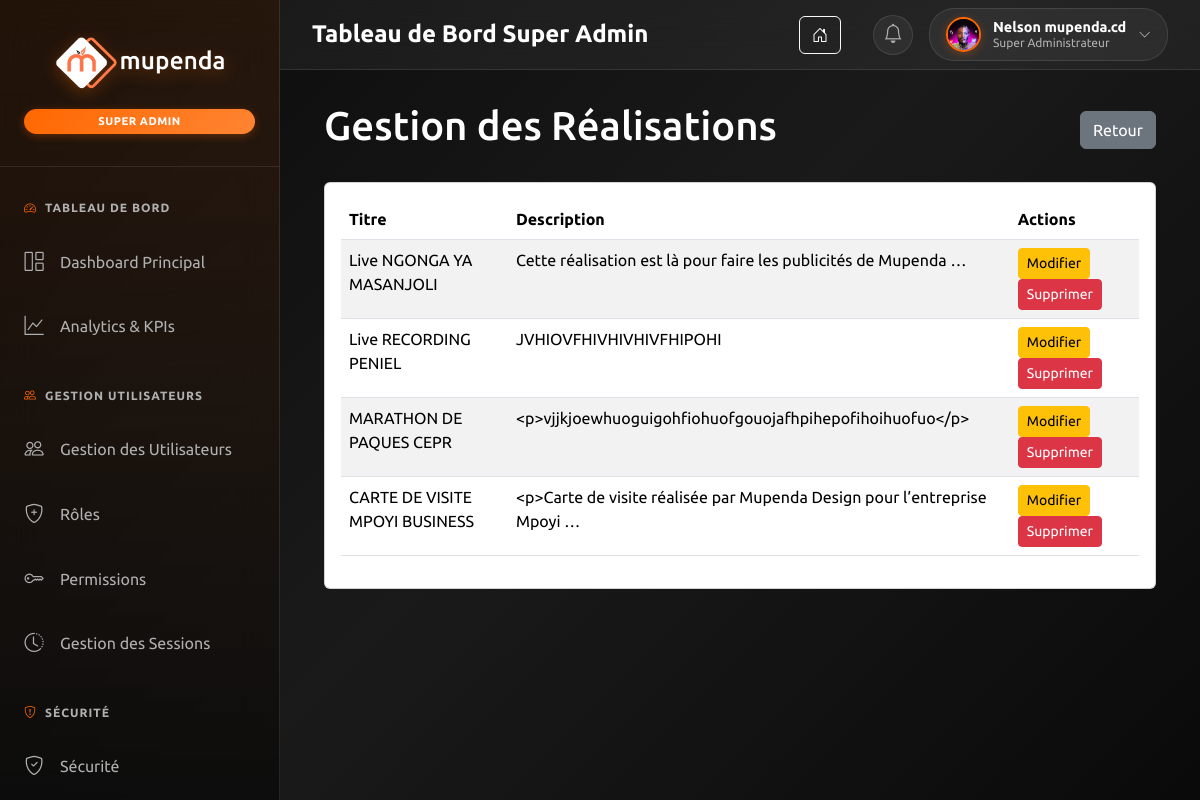
The page /dashboard/super-admin/realisations/ (signed in) on the database its author committed.
### MupendaApp/models.py (models this page shows, shortened)
class CustomUser(AbstractUser):
    is_administrateur = models.BooleanField(default=False)
    is_utilisateur = models.BooleanField(default=True)
    photo_profil = models.ImageField(upload_to="static/images", blank=True, null=True)
    telephone = models.CharField(max_length=20, blank=True, null=True)
    date_embauche = models.DateField(blank=True, null=True)
    est_actif = models.BooleanField(default=True)
    derniere_connexion = models.DateTimeField(blank=True, null=True)
    tentative_echec = models.IntegerField(default=0)
    bloque_jusqua = models.DateTimeField(blank=True, null=True)
    pref_email_notifications = models.BooleanField(default=True, verbose_name="Notifications par email")
    pref_dark_mode = models.BooleanField(default=False, verbose_name="Mode sombre")
    def is_super_admin(self):
        return self.user_roles.filter(
            role__nom='SUPER_ADMIN',
            est_actif=True
        ).exists()

class Realisation(models.Model):
    titre = models.CharField(max_length=255, unique=True)
    slug = models.SlugField(max_length=255, unique=True, null=True)
    description = CKEditor5Field(null=True)
    image = models.ImageField(upload_to="static/images", blank=True, null=True)
    auteur = models.ForeignKey(
        settings.AUTH_USER_MODEL,
        on_delete=models.CASCADE,
        related_name='realisation',
        null=True
    )
    category = models.ForeignKey(Category, on_delete=models.CASCADE, null=True)
    status = models.IntegerField(choices=STATUS, default=0)
    created_on = models.DateTimeField(auto_now_add=True, null=True)
    update_on = models.DateTimeField(auto_now=True)

### MupendaApp/views.py (the view, shortened to what this page needs)
# urls.py: path('dashboard/super-admin/realisations/', views.AdminRealisation, name="AdminRealisation"),
def AdminRealisation(request):
    if not request.user.is_authenticated:
        return redirect('connexion')
    if not _require_roles(request, {'ADMINISTRATEUR', 'SUPER_ADMIN'}):
        return _forbidden(request)
    afficherRealisation = Realisation.objects.all()
    return render(request, 'dashboard/super_admin/realisation.html', {'afficherRealisation':afficherRealisation})

### MupendaApp/context_processors.py (called while the page is built)
def site_contact(request):
    try:
        contact = SiteContact.objects.filter(est_actif=True).first()
    except:
        contact = None
    return {
        'site_contact': contact
    }

### MupendaApp/views.py (called while the page is built)
def _require_roles(request, allowed_roles):
    if request.user.is_super_admin():
        return True
    active_role = _get_active_role_from_session(request) or request.user.get_primary_role()
    return active_role in set(allowed_roles)

### MupendaApp/templates/dashboard/super_admin/realisation.html (shortened to what this page needs)
{% extends 'dashboard/base_super_admin.html' %}
{% load static %}
{% block content %}
<div class="container-fluid">
    <div class="d-flex justify-content-between align-items-center mb-4">
        <h1>Gestion des Réalisations</h1>
        <a href="{% url 'dashboard' %}" class="btn btn-secondary">Retour</a>
    </div>
    <div class="card">
        <div class="card-body">
            <div class="table-responsive">
                <table class="table table-striped">
                    <thead>
                        <tr>
                            <th>Titre</th>
                            <th>Description</th>
                            <th>Actions</th>
                        </tr>
                    </thead>
                    <tbody>
                        {% for realisation in afficherRealisation %}
                        <tr>
                            <td>{{ realisation.titre|default:"-" }}</td>
                            <td>{{ realisation.description|truncatewords:10|default:"-" }}</td>
                            <td>
                                <a href="{% url 'edit_realisation' realisation.id %}" class="btn btn-sm btn-warning">Modifier</a>
                                <a href="{% url 'delete_realisation' realisation.id %}" class="btn btn-sm btn-danger">Supprimer</a>
                            </td>
                        </tr>
                        {% empty %}
                        <tr>
                            <td colspan="3" class="text-center">Aucune réalisation</td>
                        </tr>
                        {% endfor %}
                    </tbody>
                </table>
            </div>
        </div>
    </div>
</div>
{% endblock %}

### MupendaApp/templates/dashboard/base_super_admin.html (shortened to what this page needs)
{% load static %}
<!DOCTYPE html>
<html lang="fr">
<head>
    <link href="https://cdn.jsdelivr.net/npm/bootstrap@5.3.3/dist/css/bootstrap.min.css" rel="stylesheet">
    <link rel="stylesheet" href="https://cdn.jsdelivr.net/npm/bootstrap-icons@1.13.1/font/bootstrap-icons.min.css">
</head>
<body>
    <div class="dashboard-container">
        <aside class="sidebar" id="sidebar">
            <div class="sidebar-header">
                <img src="{% static 'images/White Mupenda Company.png' %}" alt="Mupenda Company" class="sidebar-logo">
                <div class="super-admin-badge">Super Admin</div>
            </div>
            <nav>
                <div class="menu-section">
                    <div class="menu-section-title">
                        <i class="bi bi-speedometer2"></i>
                        Tableau de Bord
                    </div>
                    <ul class="sidebar-menu">
                        <li class="sidebar-menu-item">
                            <a href="{% url 'super_admin_dashboard' %}" class="sidebar-menu-link {% if request.resolver_match.url_name == 'super_admin_dashboard' %}active{% endif %}">
                                <i class="bi bi-grid-1x2 sidebar-menu-icon"></i>
                                Dashboard Principal
                            </a>
                        </li>
                        <li class="sidebar-menu-item">
                            <a href="{% url 'analytics_center' %}" class="sidebar-menu-link {% if request.resolver_match.url_name == 'analytics_center' %}active{% endif %}">
                                <i class="bi bi-graph-up sidebar-menu-icon"></i>
                                Analytics & KPIs
                            </a>
                        </li>
                    </ul>
                </div>
                <div class="menu-section">
                    <div class="menu-section-title">
                        <i class="bi bi-people"></i>
                        Gestion Utilisateurs
                    </div>
                    <ul class="sidebar-menu">
                        <li class="sidebar-menu-item">
                            <a href="{% url 'super_admin_manage_users' %}" class="sidebar-menu-link {% if request.resolver_match.url_name == 'super_admin_manage_users' %}active{% endif %}">
                                <i class="bi bi-people sidebar-menu-icon"></i>
                                Gestion des Utilisateurs
                            </a>
                        </li>
                        <li class="sidebar-menu-item">
                            <a href="{% url 'super_admin_manage_roles' %}" class="sidebar-menu-link {% if request.resolver_match.url_name == 'super_admin_manage_roles' %}active{% endif %}">
                                <i class="bi bi-shield-plus sidebar-menu-icon"></i>
                                Rôles
                            </a>
                        </li>
                        <li class="sidebar-menu-item">
                            <a href="{% url 'super_admin_manage_permissions' %}" class="sidebar-menu-link {% if request.resolver_match.url_name == 'super_admin_manage_permissions' %}active{% endif %}">
                                <i class="bi bi-key sidebar-menu-icon"></i>
                                Permissions
                            </a>
                        </li>
                        <li class="sidebar-menu-item">
                            <a href="{% url 'sessions_management' %}" class="sidebar-menu-link {% if request.resolver_match.url_name == 'sessions_management' %}active{% endif %}">
                                <i class="bi bi-clock-history sidebar-menu-icon"></i>
                                Gestion des Sessions
                            </a>
                        </li>
                    </ul>
                </div>
                <div class="menu-section">
                    <div class="menu-section-title">
                        <i class="bi bi-shield-exclamation"></i>
                        Sécurité
                    </div>
                    <ul class="sidebar-menu">
                        <li class="sidebar-menu-item">
                            <a href="{% url 'security_dashboard' %}" class="sidebar-menu-link {% if request.resolver_match.url_name == 'security_dashboard' %}active{% endif %}">
                                <i class="bi bi-shield-check sidebar-menu-icon"></i>
                                Sécurité
                            </a>
                        </li>
                    </ul>
                </div>
            </nav>
        </aside>
        <header class="top-header">
            <div class="top-header-left">
                {% block page_title %}
                <h1 class="page-title">Tableau de Bord Super Admin</h1>
                {% endblock %}
            </div>
            <div class="top-header-right">
                <a href="{% url 'index' %}" class="btn btn-outline-light me-3" title="Retour au site">
                    <i class="bi bi-house-door"></i>
                </a>
                <div class="notification-wrapper">
                    <button class="notification-btn" id="notificationBtn" onclick="toggleNotificationDropdown(event)">
                        <i class="bi bi-bell"></i>
                    </button>
                </div>
                <div class="top-profile-section">
                    <div class="top-profile" onclick="toggleTopProfileDropdown()">
                        <img src="{% if user.photo_profil %}{{ user.photo_profil.url }}{% else %}{% static 'images/default-avatar.png' %}{% endif %}" alt="User Avatar" class="top-avatar" id="topAvatar">
                        <div class="top-user-details">
                            <h4 class="top-user-name">{{ user.get_full_name|default:user.username }}</h4>
                            <p class="top-user-role">Super Administrateur</p>
                        </div>
                        <i class="bi bi-chevron-down top-chevron" id="topProfileDropdownIcon"></i>
                    </div>
                </div>
            </div>
        </header>
        <main class="main-content" style="margin-left: 280px; flex: 1; padding: 2rem;">
            {% block content %}
            {% endblock %}
        </main>
    </div>
</body>
</html>

### MupendaApp/templates/dashboard/base_super_admin.html (style rules this page uses)
:root { --primary-orange: #ff6700; --dark-bg: #0a0a0a; --glass-bg: rgba(255, 255, 255, 0.05); --glass-border: rgba(255, 255, 255, 0.1); --text-primary: #ffffff; --text-secondary: #b0b0b0; }
body { font-family: 'Ubuntu', sans-serif; background: linear-gradient(135deg, #0a0a0a 0%, #1a1a1a 50%, #0a0a0a 100%); min-height: 100vh; margin: 0; padding: 0; color: var(--text-primary); }
.dashboard-container { display: flex; min-height: 100vh; }
.sidebar { width: 280px; background: linear-gradient(180deg, rgba(255, 103, 0, 0.1) 0%, rgba(10, 10, 10, 0.8) 100%); backdrop-filter: blur(20px); border-right: 1px solid var(--glass-border); padding: 2rem 0; position: fixed; height: 100vh; overflow-y: auto; z-index: 1000; transition: all 0.3s ease; }
.sidebar-header { text-align: center; padding: 0 1.5rem 2rem; border-bottom: 1px solid var(--glass-border); margin-bottom: 2rem; }
.sidebar-logo { width: 180px; height: auto; margin-bottom: 1rem; filter: drop-shadow(0 4px 8px rgba(255, 103, 0, 0.3)); }
.sidebar-menu { list-style: none; padding: 0; margin: 0; }
.sidebar-menu-item { margin-bottom: 0.5rem; }
.sidebar-menu-link { display: flex; align-items: center; padding: 0.875rem 1.5rem; color: var(--text-secondary); text-decoration: none; border-radius: 0 25px 25px 0; transition: all 0.3s ease; position: relative; overflow: hidden; }
.sidebar-menu-link::before { content: ''; position: absolute; left: 0; top: 0; height: 100%; width: 3px; background: var(--primary-orange); transform: translateX(-100%); transition: transform 0.3s ease; }
.sidebar-menu-icon { font-size: 1.2rem; margin-right: 1rem; width: 20px; text-align: center; }
.top-header { position: fixed; top: 0; left: 280px; right: 0; height: 70px; background: var(--glass-bg); backdrop-filter: blur(20px); border-bottom: 1px solid var(--glass-border); display: flex; align-items: center; justify-content: space-between; padding: 0 2rem; z-index: 999; transition: all 0.3s ease; }
.top-header-left { display: flex; align-items: center; gap: 1rem; }
.page-title { color: var(--text-primary); font-size: 1.5rem; font-weight: 600; margin: 0; }
.top-header-right { display: flex; align-items: center; gap: 1rem; }
.top-profile-section { position: relative; }
.top-profile { display: flex; align-items: center; gap: 0.75rem; padding: 0.5rem 1rem; border-radius: 25px; background: rgba(255, 255, 255, 0.05); cursor: pointer; transition: all 0.3s ease; border: 1px solid var(--glass-border); }
.top-avatar { width: 35px; height: 35px; border-radius: 50%; object-fit: cover; border: 2px solid var(--primary-orange); box-shadow: 0 2px 8px rgba(255, 103, 0, 0.3); transition: all 0.3s ease; }
.top-user-details { display: flex; flex-direction: column; align-items: flex-start; }
.top-user-name { color: var(--text-primary); font-size: 0.9rem; font-weight: 600; margin: 0; line-height: 1.2; }
.top-user-role { color: var(--text-secondary); font-size: 0.75rem; margin: 0; line-height: 1.2; }
.top-chevron { color: var(--text-secondary); font-size: 0.8rem; transition: transform 0.3s ease; }
.notification-wrapper { position: relative; }
.notification-btn { position: relative; width: 40px; height: 40px; border-radius: 50%; background: rgba(255, 255, 255, 0.05); border: 1px solid var(--glass-border); color: var(--text-secondary); cursor: pointer; display: flex; align-items: center; justify-content: center; transition: all 0.3s ease; }
.notification-btn i { font-size: 1.2rem; }
.main-content { margin-top: 70px !important; }
.menu-section { margin-bottom: 2rem; }
.menu-section-title { padding: 0 1.5rem; margin-bottom: 1rem; font-size: 0.75rem; text-transform: uppercase; letter-spacing: 1px; color: var(--text-secondary); font-weight: 600; display: flex; align-items: center; gap: 0.5rem; }
.menu-section-title i { color: var(--primary-orange); }
.super-admin-badge { background: linear-gradient(135deg, var(--primary-orange) 0%, #ff8533 100%); color: white; padding: 0.25rem 0.75rem; border-radius: 15px; font-size: 0.7rem; font-weight: 700; text-transform: uppercase; letter-spacing: 0.5px; margin-left: auto; box-shadow: 0 2px 8px rgba(255, 103, 0, 0.3); }

### rows shown on the page
CustomUser: photo_profil (picture), get_full_name "Nelson mupenda.cd"
Realisation: titre "Live NGONGA YA MASANJOLI", description "Cette réalisation est là pour faire les publicités de Mupenda …"
Realisation: titre "Live RECORDING PENIEL", description "JVHIOVFHIVHIVHIVFHIPOHI"
Realisation: titre "MARATHON DE PAQUES CEPR", description "<p>vjjkjoewhuoguigohfiohuofgouojafhpihepofihoihuofuo</p>"
Realisation: titre "CARTE DE VISITE MPOYI BUSINESS", description "<p>Carte de visite réalisée par Mupenda Design pour l’entreprise Mpoyi …"
